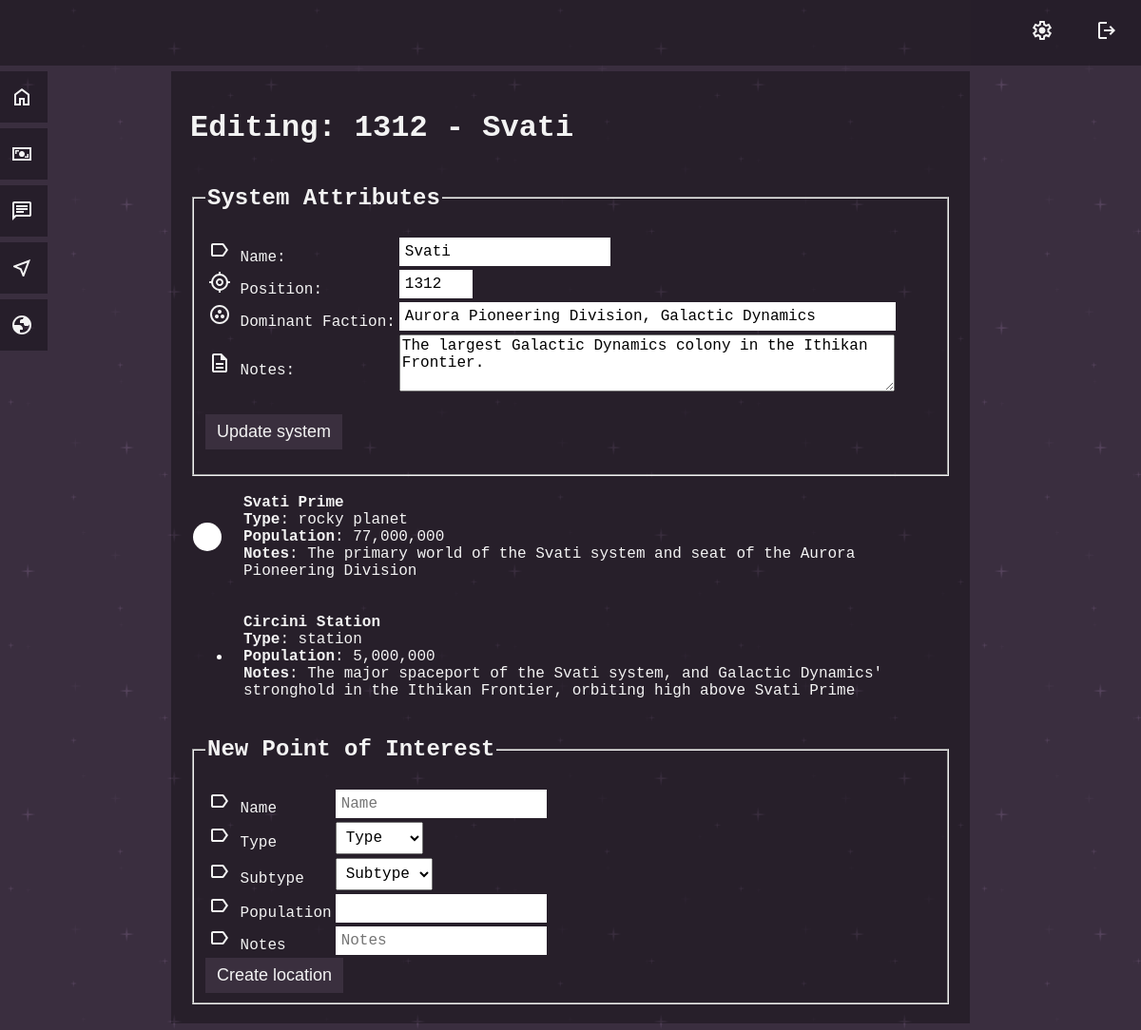
The app's page /edit_system/1 (signed in) with its own data.
### tables this page shows
CREATE TABLE systems (
id INTEGER PRIMARY KEY AUTOINCREMENT NOT NULL,
position INT NOT NULL,
name TEXT NOT NULL,
faction TEXT,
notes TEXT,
bodies JSON
);

### app.py (the view)
@app.route("/edit_system/<int:system_id>", methods=['GET', 'POST'])
@login_required
def edit_system(system_id):
    if request.method == 'POST':
        if not request.form.get("edit_system_name"):
            return render_template("error.html", error_message="No system name submitted")
        elif not request.form.get("edit_system_position"):
            return render_template("error.html", error_message="No system position submitted")
        elif not request.form.get("edit_system_faction"):
            return render_template("error.html", error_message="No system faction submitted")
        elif not request.form.get("edit_system_notes"):
            return render_template("error.html", error_message="No system notes/description submitted")
        system_name = str(request.form.get("edit_system_name"))
        system_position = request.form.get("edit_system_position")
        try:
            system_position = int(request.form.get("edit_system_position"))
        except ValueError:
            return render_template("error.html", error_message="system coordinates formatted incorrectly")
        if system_position < 0 or system_position > 9999:
            return render_template("error.html", error_message="system coordinates outside operating parameters")
        system_coordinates_db = db.execute("SELECT position FROM systems WHERE NOT id = ?", system_id)
        existing_system_coordinates = []
        for position in system_coordinates_db:
            existing_system_coordinates.append(position['position'])
        if system_position in existing_system_coordinates:
            return render_template("error.html", error_message="system already exists in location")
        system_faction = str(request.form.get("edit_system_faction"))
        system_notes = str(request.form.get("edit_system_notes"))
        db.execute("UPDATE systems SET position = ?, name = ?, faction = ?, notes = ? WHERE id = ?",
            system_position,
            system_name,
            system_faction,
            system_notes,
            system_id)
        edited_system = db.execute("SELECT * FROM systems WHERE id = ?", system_id)[0]
        return redirect("/system")
    else:
        system_db = db.execute("SELECT id FROM systems")
        existing_systems = []
        for system in system_db:
            existing_systems.append(system['id'])
        if system_id not in existing_systems:
            return render_template("error.html", error_message="NO SUCH SYSTEM")
        else:
            edited_system = db.execute("SELECT * FROM systems WHERE id = ?", system_id)[0]
        if edited_system['bodies']:
            edited_system['bodies'] = json.loads(edited_system['bodies'])
        else:
            edited_system['bodies'] = []
        return render_template("edit_system.html", edited_system=edited_system)

### app.py (called while the page is built)
@app.context_processor
def inject_admin_status():
    admin_status = session.get("admin", 0)
    return dict(admin=admin_status)

@app.after_request
def after_request(response):
    response.headers["Cache-Control"] = "no-cache, no-store, must-revalidate"
    response.headers["Expires"] = 0
    response.headers["Pragma"] = "no-cache"
    return response

### helpers.py (called while the page is built)
def login_required(f):
    @wraps(f)
    def decorated_function(*args, **kwargs):
        if session.get("user_id") is None:
            return redirect("/login")
        return f(*args, **kwargs)
    return decorated_function

### templates/edit_system.html (shortened to what this page needs)
{% extends "layout.html" %}
{% block main %}
<h1>Editing: {{ edited_system.position }} - {{ edited_system.name }}</h1>
<div>
    <form action="{{ url_for('edit_system', system_id=edited_system.id) }}" method='POST'>
        <fieldset>
            <legend>
                <h2>System Attributes</h2>
            </legend>
            <table>
                <tr>
                    <td>
                        <img src="{{ url_for('static', filename='icon-label.svg') }}" alt="name" />
                        <label for="edit_system_name">
                            Name:
                        </label>
                    </td>
                    <td>
                        <input autocomplete="off" name="edit_system_name" type="text" id="edit_system_name"
                            value="{{ edited_system.name }}" />
                    </td>
                </tr>
                <tr>
                    <td>
                        <img src="{{ url_for('static', filename='icon-location.svg') }}" alt="position" />
                        <label for="edit_system_position">
                            Position:
                        </label>
                    </td>
                    <td>
                        <input name="edit_system_position" type="number" min="0000" max="9999" id="edit_system_position"
                            size="18" value="{{ edited_system.position }}" />
                    </td>
                </tr>
                <tr>
                    <td>
                        <img src="{{ url_for('static', filename='icon-faction.svg') }}" alt="faction" />
                        <label for="edit_system_faction">
                            Dominant Faction:
                        </label>
                    </td>
                    <td>
                        <input autocomplete="off" name="edit_system_faction" type="text" id="edit_system_faction"
                            value="{{ edited_system.faction }}" size="50" />
                    </td>
                </tr>
                <tr>
                    <td>
                        <img src="{{ url_for('static', filename='icon-document.svg') }}" alt="notes" />
                        <label for="edit_system_notes">
                            Notes:
                        </label>
                    </td>
                    <td>
                        <textarea id="edit_system_notes" name="edit_system_notes" rows="3" cols="50"
                            class="compose_message" style="resize: vertical;">{{ edited_system.notes }}</textarea>
                    </td>
                </tr>
            </table>
            <p>
                <button type="submit" class="ui_button" id="update_system_button">Update system</button>
            </p>
        </fieldset>
    </form>
</div>
<div>
    <table style="margin-left: auto; margin-right: auto;">
        {% if edited_system.bodies is not none %}
        {% for body in edited_system.bodies %}
        <tr>
            {% if body.type != 'star' %}
            <td style="padding-right: 20px;">
                <div class="
                        {% if body.subtype == 'rocky planet' %}
                        rocky_planet
                        {% elif body.subtype == 'gas giant' %}
                        gas_giant
                        {% elif body.subtype == 'ice giant' %}
                        ice_giant
                        {% elif body.subtype == 'asteroid' %}
                        asteroid
                        {% elif body.subtype == 'station' %}
                        space_station
                        {% endif %}
                        ">
                </div>
            </td>
            <td>
                <p>
                    {% for key in body %}
                    {% if key == "name" %}
                    <strong>{{ body.name }}</strong><br />
                    {% endif %}
                    {% if key == "type" %}
                    <strong>Type</strong>: {{ body.subtype }}
                    {% if body.population > 0 %}
                    <br /><strong>Population</strong>: {{ "{:,}".format(body.population) }}
                    {% endif %}
                    {% endif %}
                    {% if key == "notes" %}
                    <br /><strong>Notes</strong>: {{ body.notes }}
                    {% endif %}
                    {% endfor %}
                </p>
            </td>
            {% endif %}
        </tr>
        {% endfor %}
        {% else %}
        <tr>NO PLANETARY DATA</tr>
        {% endif %}
    </table>
</div>
<form action="{{ url_for('new_planet', system_id=edited_system.id) }}" method='POST'>
    <fieldset>
        <legend>
            <h2>
                New Point of Interest
            </h2>
        </legend>
        <table>
            <tr>
                <td>
                    <img src="{{ url_for('static', filename='icon-label.svg') }}" alt="name" />
                    <label for="new_planet_name">Name</label>
                </td>
                <td>
                    <input autocomplete="off" name="new_planet_name" type="text" id="new_planet_name" placeholder="Name"
                        required />
                </td>
            </tr>
            <tr>
                <td>
                    <img src="{{ url_for('static', filename='icon-label.svg') }}" alt="type" />
                    <label for="new_planet_type">Type</label>
                </td>
                <td>
                    <select name="new_planet_type" id="new_planet_type" onchange="toggleSubType(); togglePopulation()">
                        <option disabled selected>
                            Type
                        </option>
                    </select>
                </td>
            </tr>
            <tr>
                <td>
                    <img src="{{ url_for('static', filename='icon-label.svg') }}" alt="type" />
                    <label for="new_planet_subtype">Subtype</label>
                </td>
                <td>
                    <select name="new_planet_subtype" id="new_planet_subtype">
                        <option disabled selected>
                            Subtype
                        </option>
                    </select>
                </td>
            </tr>
            <tr id="new_planet_population_row">
                <td>
                    <img src="{{ url_for('static', filename='icon-label.svg') }}" alt="population" />
                    <label for="new_planet_population">Population</label>
                </td>
                <td>
                    <input name="new_planet_population" type="number" min="0" id="new_planet_population" size="18" />
                </td>
            </tr>
            <tr>
                <td>
                    <img src="{{ url_for('static', filename='icon-label.svg') }}" alt="notes" />
                    <label for="new_planet_notes">Notes</label>
                </td>
                <td>
                    <input autocomplete="off" name="new_planet_notes" type="text" id="new_planet_notes"
                        placeholder="Notes" />
                </td>
            </tr>
        </table>
        <button id="new_planet_button" class="ui_button" type="submit">
            Create location
        </button>
    </fieldset>
</form>
{% endblock %}

### static/style_default.css (style rules this page uses)
body { font-family: "Courier New", Courier, monospace; }
#compose_message, #edit_system_notes { font-family: "Courier New", Courier, monospace; font-size: 16px; }
.ui_button, .warning_button { padding: 8px 12px; font-size: large; text-align: center; cursor: pointer; outline: none; border: none; }
input { border: none; font-size: 16px; font-family: "Courier New", Courier, monospace; padding: 6px; }
select { font-size: 16px; font-family: "Courier New", Courier, monospace; padding: 6px; }
.rocky_planet, .gas_giant, .ice_giant, .asteroid, .space_station { border-radius: 50%; float: right; }
.rocky_planet { width: 30px; height: 30px; }
.space_station { width: 5px; height: 5px; }

### static/colour_scheme_purple.css (style rules this page uses)
body { background-color: #392e40; background-image: url("backdrop/darkPurple.png"); background-repeat: repeat; color: #f3f3f3; }
.ui_button, .warning_button { color: #f3f3f3; background-color: rgba(58, 47, 62, 1); }
.rocky_planet, .gas_giant, .ice_giant, .asteroid, .space_station { background: white; }

### records on screen
systems: position "1312", name "Svati", edit_system_name "Svati", edit_system_position "1312", edit_system_faction "Aurora Pioneering Division, Galactic Dynamics", edit_system_notes "The largest Galactic Dynamics colony in the Ithikan Frontier."

### other values on screen
{{ body.name }} "Svati Prime" "Circini Station"
{{ body.subtype }} "rocky planet" "station"
{{ "{:,}".format(body.population) }} "77,000,000" "5,000,000"
{{ body.notes }} "The primary world of the Svati system and seat of the Aurora Pioneering Division" "The major spaceport of the Svati system, and Galactic Dynamics' stronghold in the Ithikan Frontier, orbiting high above Svati Prime"
